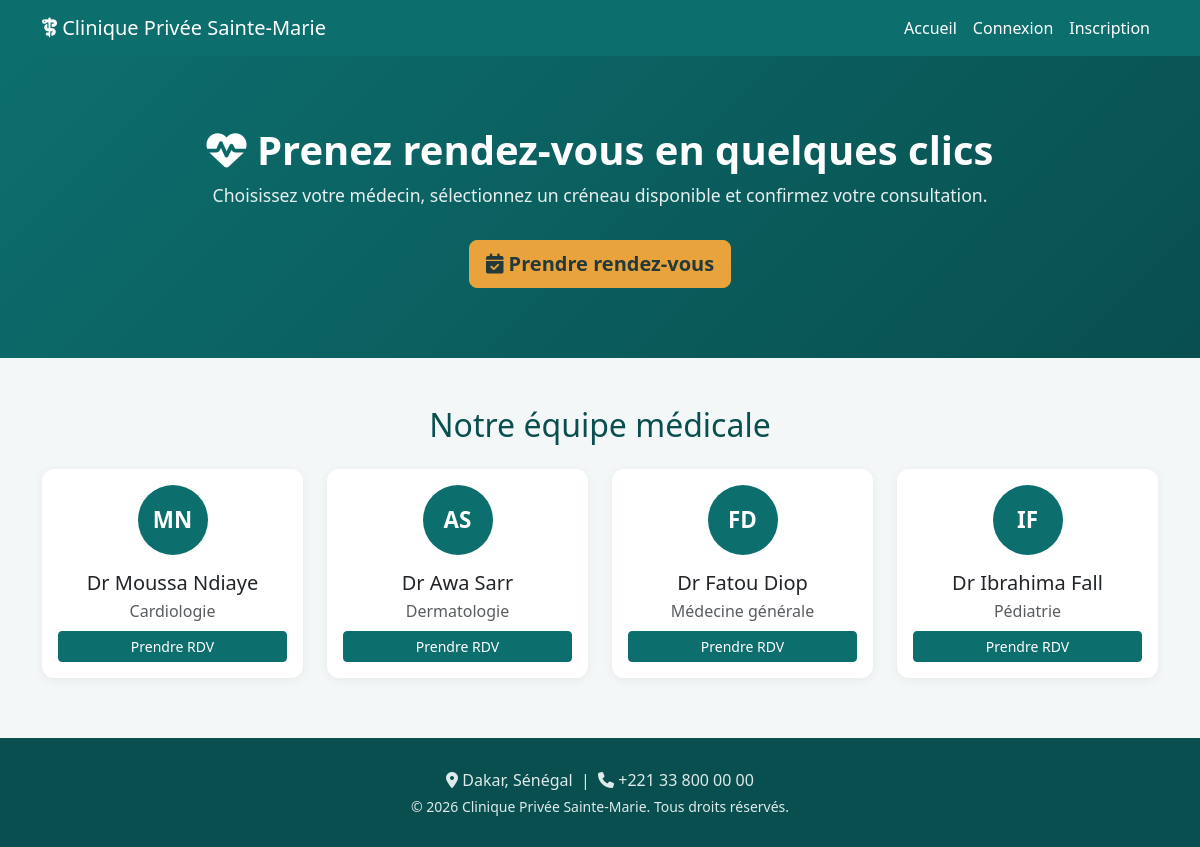
The page / on the database its author committed.
### tables this page shows
CREATE TABLE medecins (
    id INT AUTO_INCREMENT PRIMARY KEY,
    nom VARCHAR(100) NOT NULL,
    prenom VARCHAR(100) NOT NULL,
    specialite_id INT,
    email VARCHAR(150),
    telephone VARCHAR(20),
    photo VARCHAR(255) DEFAULT 'assets/img/medecin-default.png',
    FOREIGN KEY (specialite_id) REFERENCES specialites(id) ON DELETE SET NULL
);

CREATE TABLE specialites (
    id INT AUTO_INCREMENT PRIMARY KEY,
    nom VARCHAR(100) NOT NULL
);

### includes/fonctions.php (called while the page is built, shortened)
<?php
function estConnecte() {
    return isset($_SESSION['patient_id']);
}
function nettoyer($chaine) {
    return htmlspecialchars(trim($chaine), ENT_QUOTES, 'UTF-8');
}

### index.php (the view, shortened to what this page needs)
<?php
require 'config.php';
require 'includes/fonctions.php';
$medecins = $pdo->query("
    SELECT m.*, s.nom AS specialite
    FROM medecins m
    LEFT JOIN specialites s ON m.specialite_id = s.id
    ORDER BY s.nom, m.nom
")->fetchAll();
require 'includes/header.php';
?>
<section class="hero text-center">
    <div class="container">
        <h1><i class="fa-solid fa-heart-pulse"></i> Prenez rendez-vous en quelques clics</h1>
        <p>Choisissez votre médecin, sélectionnez un créneau disponible et confirmez votre consultation.</p>
        <a href="<?= estConnecte() ? 'prendre-rdv.php' : 'connexion.php' ?>" class="btn btn-accent btn-lg mt-3">
            <i class="fa-solid fa-calendar-check"></i> Prendre rendez-vous
        </a>
    </div>
</section>
<section class="container my-5">
    <h2 class="mb-4 text-center" style="color:var(--bleu-fonce)">Notre équipe médicale</h2>
    <div class="row g-4">
        <?php foreach ($medecins as $m): ?>
            <div class="col-md-6 col-lg-3">
                <div class="card card-medecin p-3 text-center">
                    <div class="avatar mx-auto mb-3">
                        <?= strtoupper(substr($m['prenom'],0,1) . substr($m['nom'],0,1)) ?>
                    </div>
                    <h5 class="mb-1">Dr <?= nettoyer($m['prenom'] . ' ' . $m['nom']) ?></h5>
                    <p class="text-muted mb-2"><?= nettoyer($m['specialite'] ?? 'Généraliste') ?></p>
                    <a href="<?= estConnecte() ? 'prendre-rdv.php?medecin_id=' . $m['id'] : 'connexion.php' ?>" class="btn btn-sm btn-clinique">Prendre RDV</a>
                </div>
            </div>
        <?php endforeach; ?>
    </div>
</section>
<?php require 'includes/footer.php'; ?>

### includes/header.php (shortened to what this page needs)
<!DOCTYPE html>
<html lang="fr">
<head>
    <link href="https://cdn.jsdelivr.net/npm/bootstrap@5.3.3/dist/css/bootstrap.min.css" rel="stylesheet">
    <link href="https://cdnjs.cloudflare.com/ajax/libs/font-awesome/6.5.2/css/all.min.css" rel="stylesheet">
    <link href="<?= $baseUrl ?? '' ?>assets/css/style.css" rel="stylesheet">
</head>
<body>
<nav class="navbar navbar-expand-lg navbar-clinique">
    <div class="container">
        <a class="navbar-brand" href="<?= $baseUrl ?? '' ?>index.php">
            <i class="fa-solid fa-staff-snake"></i> <?= NOM_CLINIQUE ?>
        </a>
        <div class="collapse navbar-collapse" id="navMenu">
            <ul class="navbar-nav ms-auto">
                <li class="nav-item"><a class="nav-link" href="<?= $baseUrl ?? '' ?>index.php">Accueil</a></li>
                <?php if (estConnecte()): ?>
                    <li class="nav-item"><a class="nav-link" href="<?= $baseUrl ?? '' ?>prendre-rdv.php">Prendre RDV</a></li>
                    <li class="nav-item"><a class="nav-link" href="<?= $baseUrl ?? '' ?>mes-rendez-vous.php">Mes rendez-vous</a></li>
                    <li class="nav-item"><a class="nav-link" href="<?= $baseUrl ?? '' ?>deconnexion.php">Déconnexion (<?= nettoyer($_SESSION['patient_prenom']) ?>)</a></li>
                <?php else: ?>
                    <li class="nav-item"><a class="nav-link" href="<?= $baseUrl ?? '' ?>connexion.php">Connexion</a></li>
                    <li class="nav-item"><a class="nav-link" href="<?= $baseUrl ?? '' ?>inscription.php">Inscription</a></li>
                <?php endif; ?>
            </ul>
        </div>
    </div>
</nav>

### includes/footer.php (shortened to what this page needs)
<footer class="text-center">
    <div class="container">
        <p class="mb-1"><i class="fa-solid fa-location-dot"></i> Dakar, Sénégal &nbsp;|&nbsp; <i class="fa-solid fa-phone"></i> +221 33 800 00 00</p>
        <p class="mb-0 small">&copy; <?= date('Y') ?> <?= NOM_CLINIQUE ?>. Tous droits réservés.</p>
    </div>
</footer>
</body>
</html>

### assets/css/style.css (style rules this page uses)
:root { --bleu-clinique: #0d6e6e; --bleu-fonce: #094f4f; --gris-clair: #f4f7f7; --accent: #e8a33d; }
body { background-color: var(--gris-clair); font-family: 'Segoe UI', Roboto, Arial, sans-serif; color: #23393a; }
.navbar-clinique { background-color: var(--bleu-clinique); }
.navbar-clinique .navbar-brand, .navbar-clinique .nav-link { color: #fff !important; font-weight: 500; }
.hero { background: linear-gradient(135deg, var(--bleu-clinique), var(--bleu-fonce)); color: #fff; padding: 70px 0; }
.hero h1 { font-weight: 700; }
.hero p { font-size: 1.1rem; opacity: .9; }
.btn-clinique { background-color: var(--bleu-clinique); border-color: var(--bleu-clinique); color: #fff; }
.btn-accent { background-color: var(--accent); border-color: var(--accent); color: #23393a; font-weight: 600; }
.card-medecin { border: none; border-radius: 12px; box-shadow: 0 2px 10px rgba(0,0,0,.06); transition: transform .15s ease; height: 100%; }
.card-medecin .avatar { width: 70px; height: 70px; border-radius: 50%; background: var(--bleu-clinique); color: #fff; display: flex; align-items: center; justify-content: center; font-size: 1.4rem; font-weight: 700; }
footer { background-color: var(--bleu-fonce); color: #dfeaea; padding: 30px 0; margin-top: 60px; }

### rows shown on the page
medecins: substr($m['prenom'],0,1) . substr($m['nom'],0,1) "MN", nettoyer($m['prenom'] . ' ' . $m['nom']) "Moussa Ndiaye", specialite.nom "Cardiologie"
medecins: substr($m['prenom'],0,1) . substr($m['nom'],0,1) "AS", nettoyer($m['prenom'] . ' ' . $m['nom']) "Awa Sarr", specialite.nom "Dermatologie"
medecins: substr($m['prenom'],0,1) . substr($m['nom'],0,1) "FD", nettoyer($m['prenom'] . ' ' . $m['nom']) "Fatou Diop", specialite.nom "Médecine générale"
medecins: substr($m['prenom'],0,1) . substr($m['nom'],0,1) "IF", nettoyer($m['prenom'] . ' ' . $m['nom']) "Ibrahima Fall", specialite.nom "Pédiatrie"

### other values the page prints
NOM_CLINIQUE "Clinique Privée Sainte-Marie"
